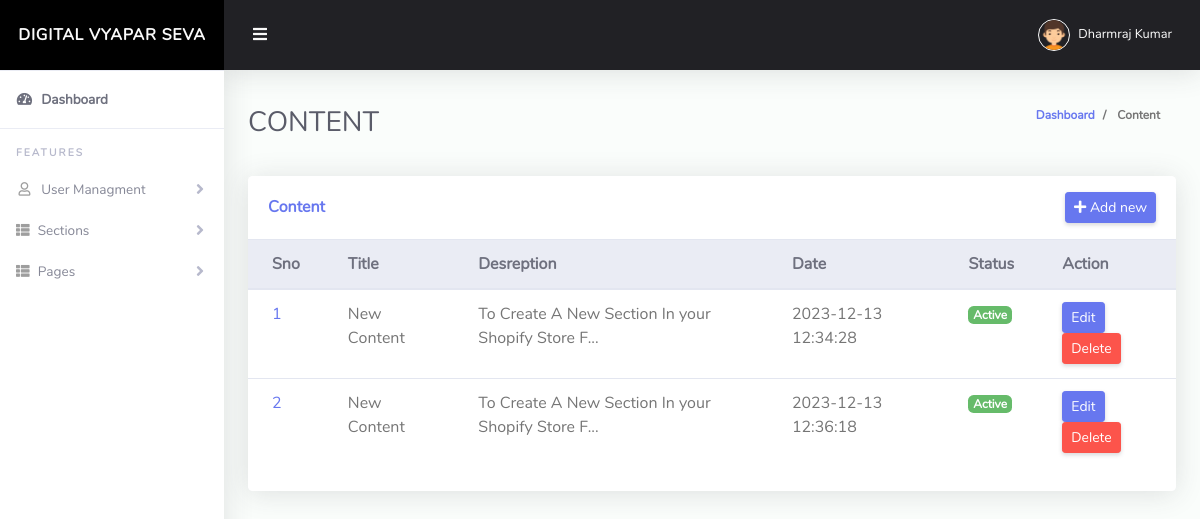
The page /content.php (signed in) on the database its author committed.
### tables this page shows
CREATE TABLE `section_content` (
  `sno` int(11) NOT NULL,
  `content_title` varchar(500) NOT NULL,
  `content_desc` longtext NOT NULL,
  `created_date` timestamp NOT NULL DEFAULT current_timestamp(),
  `Updated_date` timestamp NOT NULL DEFAULT current_timestamp() ON UPDATE current_timestamp(),
  `content_seq` int(11) NOT NULL DEFAULT 0,
  `content_status` int(11) NOT NULL DEFAULT 0
);

### config/class.php (called while the page is built, shortened)
<?php
class Db_functions
{
    private $servername = "localhost";
    private $username = "root";
    private $password = "";
    private $db_name = "grtrading_section";
    protected $conn = "";
    public function __construct()
    {
        $this->conn = new mysqli($this->servername, $this->username, $this->password, $this->db_name);
    }
    function exe_query($sql_qry)
    {
        $qry = $this->conn->query($sql_qry);
        return $qry;
    }
    function data_fetch($qry)
    {
        $qry_exe = $this->exe_query($qry);
        if (mysqli_num_rows($qry_exe) > 0) {
            while ($data = mysqli_fetch_assoc($qry_exe)) {
                $array[] = $data;
            }
        } else {
            $array = 0;
        }
        return $array;
    }
}

### content.php (the view)
<?php
require "./header.php";
$content_fetch = new Db_functions();
?>
<div class="row">
    <div class="col-lg-12 mb-4">
        <div class="card">
            <div class="card-header py-3 d-flex flex-row align-items-center justify-content-between">
                <h6 class="m-0 font-weight-bold text-primary">Content</h6>
                <a class="btn btn-primary btn-sm" href="./new_content">
                    <i class=" fa fa-plus"></i> Add new
                </a>
            </div>
            <div class="table-responsive">
                <table class="table align-items-center table-flush">
                    <thead class="thead-light">
                        <tr>
                            <th>Sno</th>
                            <th>Title</th>
                            <th>Desreption</th>
                            <th>Date</th>
                            <th>Status</th>
                            <th>Action</th>
                        </tr>
                    </thead>
                    <tbody>
                        <?php
                        $qry = "SELECT * FROM `section_content`";
                        $result = $content_fetch->data_fetch($qry);
                        ?>
                        <?php
                        if ($result != 0) {
                            $sno = 0;
                            foreach ($result as $key => $content_data) {
                                $sno++;
                        ?>
                                <tr>
                                    <td><a href="#">
                                            <?= $sno ?>
                                        </a></td>
                                    <td>
                                        <?= $content_data['content_title']; ?>
                                    </td>
                                    <td>
                                        <?= substr(urldecode($content_data['content_desc']), 0, 50) . "..." ?>
                                    </td>
                                    <td>
                                        <?= $content_data['created_date'] ?>
                                    </td>
                                    <td><span class="badge badge-success">Active</span></td>
                                    <td><a href="" class="btn btn-sm btn-primary">Edit</a>
                                        <a href="" class="btn btn-sm btn-danger">Delete</a>
                                    </td>
                                </tr>
                        <?php }
                        } else {
                            echo "No Cotent Found";
                        }
                        ?>
                    </tbody>
                </table>
            </div>
            <div class="card-footer"></div>
        </div>
    </div>
</div>
<?php
require "./footer.php";
?>

### css/admin.css (style rules this page uses)
html { position: relative; min-height: 100%; font-family: Nunito; }
body { height: 100%; }
.table-flush td, .table-flush th { border-right: 0; border-left: 0; }
.table-flush tbody tr:first-child td, .table-flush tbody tr:first-child th { border-top: 0; }
.table-flush tbody tr:last-child td, .table-flush tbody tr:last-child th { border-bottom: 0; }
.card .table { margin-bottom: 0; }
.card .table td, .card .table th { padding-right: 1.5rem; padding-left: 1.5rem; }
.card { -webkit-box-shadow: 0 0.15rem 1.75rem 0 rgba(58, 59, 69, 0.15) !important; box-shadow: 0 0.15rem 1.75rem 0 rgba(58, 59, 69, 0.15) !important; }

### rows shown on the page
section_content: content_title "New Content", content_desc "To Create A New Section In your Shopify Store F", created_date "2023-12-13 12:34:28"
section_content: content_title "New Content", content_desc "To Create A New Section In your Shopify Store F", created_date "2023-12-13 12:36:18"

### other values the page prints
$_SESSION['user_name'] "Dharmraj Kumar"
$currunt_page "CONTENT"
$currunt_page "Content"
